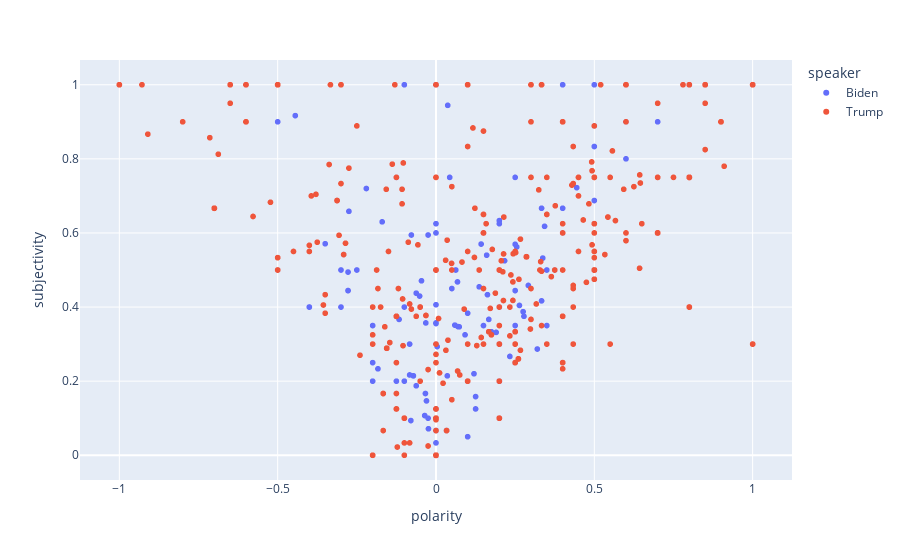

This figure's notebook cell:
### Code cell
fig = px.scatter(df_combined,
                 x = 'polarity' ,
                 y = 'subjectivity',
                 color='speaker',
                 hover_data = ['speaker','text']
                )
fig.show()

### Figure 1 — Plotly figure (JSON) as saved in the notebook; plotly's stock layout.template omitted (floating-point values rounded to 4 significant figures; data arrays with more than 128 entries replaced by an {"elided": "..."} marker saying what was removed)
{"data": [{"customdata": {"elided": "322x2 str values"}, "hovertemplate": "speaker=%{customdata[0]}<br>polarity=%{x}<br>subjectivity=%{y}<br>text=%{customdata[1]}<extra></extra>", "legendgroup": "Biden", "marker": {"color": "#636efa", "symbol": "circle"}, "mode": "markers", "name": "Biden", "showlegend": true, "type": "scattergl", "x": {"elided": "322 float values"}, "xaxis": "x", "y": {"elided": "322 float values"}, "yaxis": "y"}, {"customdata": {"elided": "856x2 str values"}, "hovertemplate": "speaker=%{customdata[0]}<br>polarity=%{x}<br>subjectivity=%{y}<br>text=%{customdata[1]}<extra></extra>", "legendgroup": "Trump", "marker": {"color": "#EF553B", "symbol": "circle"}, "mode": "markers", "name": "Trump", "showlegend": true, "type": "scattergl", "x": {"elided": "856 float values"}, "xaxis": "x", "y": {"elided": "856 float values"}, "yaxis": "y"}], "layout": {"legend": {"title": {"text": "speaker"}, "tracegroupgap": 0}, "margin": {"t": 60}, "xaxis": {"anchor": "y", "domain": [0, 1], "title": {"text": "polarity"}}, "yaxis": {"anchor": "x", "domain": [0, 1], "title": {"text": "subjectivity"}}}}
